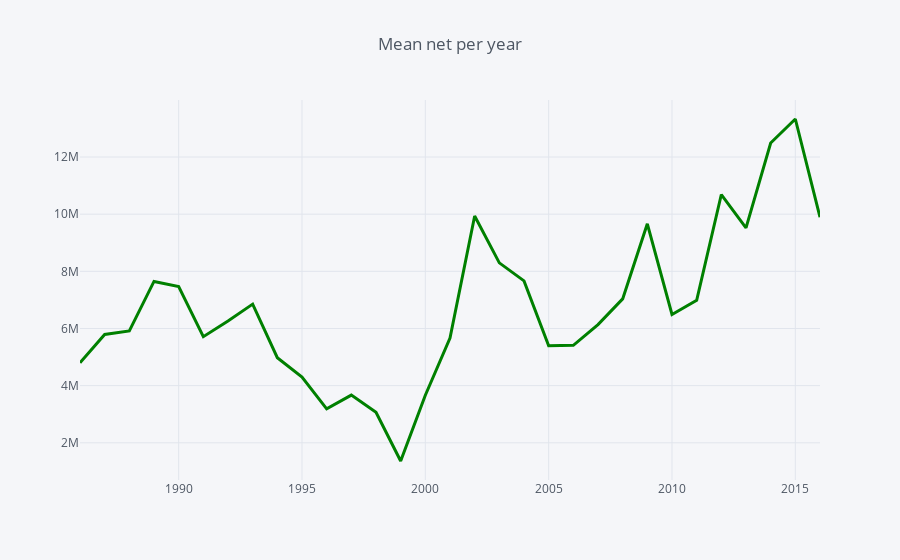

Write notebook code for a chart like this one.
### Markdown cell above
_Meanwhile this plot shows us that the movies mean gross has grown almost 250% in the same lapse._

### Code cell
#Net per year
npy = pd.DataFrame(movies.groupby('year')['net'].agg(np.mean))
npy.iplot(kind='line',color='green',width=3, title='Mean net per year')
npy.T

### Figure 1 — Plotly figure (JSON) as saved in the notebook; plotly's stock layout.template omitted (floating-point values rounded to 4 significant figures)
{"data": [{"line": {"color": "rgba(0, 128, 0, 1.0)", "dash": "solid", "shape": "linear", "width": 3}, "mode": "lines", "name": "net", "text": "", "type": "scatter", "uid": "2977d0ee-b1c9-11e9-b6ce-e09467129110", "x": [1986, 1987, 1988, 1989, 1990, 1991, 1992, 1993, 1994, 1995, 1996, 1997, 1998, 1999, 2000, 2001, 2002, 2003, 2004, 2005, 2006, 2007, 2008, 2009, 2010, 2011, 2012, 2013, 2014, 2015, 2016], "y": [4803000.0, 5793000.0, 5915000.0, 7647000.0, 7470000.0, 5715000.0, 6265000.0, 6853000.0, 4977000.0, 4301000.0, 3189000.0, 3669000.0, 3071000.0, 1364000.0, 3666000.0, 5668000.0, 9936000.0, 8297000.0, 7665000.0, 5396000.0, 5412000.0, 6136000.0, 7036000.0, 9664000.0, 6492000.0, 6987000.0, 10690000.0, 9522000.0, 12490000.0, 13330000.0, 9896000.0]}], "layout": {"legend": {"bgcolor": "#F5F6F9", "font": {"color": "#4D5663"}}, "paper_bgcolor": "#F5F6F9", "plot_bgcolor": "#F5F6F9", "title": "Mean net per year", "titlefont": {"color": "#4D5663"}, "xaxis": {"gridcolor": "#E1E5ED", "showgrid": true, "tickfont": {"color": "#4D5663"}, "title": "", "titlefont": {"color": "#4D5663"}, "zerolinecolor": "#E1E5ED"}, "yaxis": {"gridcolor": "#E1E5ED", "showgrid": true, "tickfont": {"color": "#4D5663"}, "title": "", "titlefont": {"color": "#4D5663"}, "zerolinecolor": "#E1E5ED"}}}
